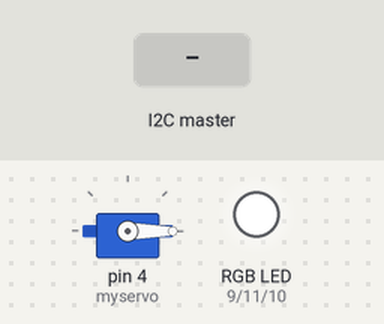
Bench run of a sketch on a simulated Arduino Uno, built with avr-gcc and run on an emulated ATmega328P. Parts: servo, an RGB LED mixed from three pins (HIGH = lit). Inputs (shaded band) come from the test bench.

Above: at 1.2 s.
1.3 s: the I2C master sends the byte 2
At 3.8 s:
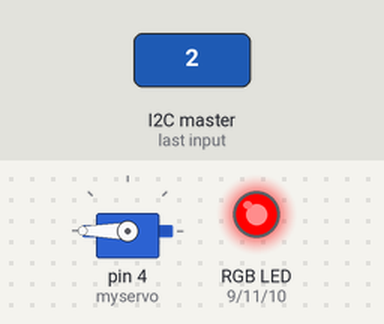
4.3 s: the I2C master sends the byte 1
At 5.2 s:
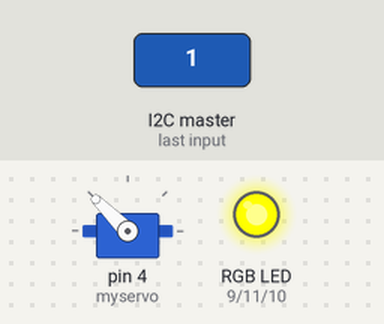
7.3 s: the I2C master sends the byte 90
At 8.2 s:
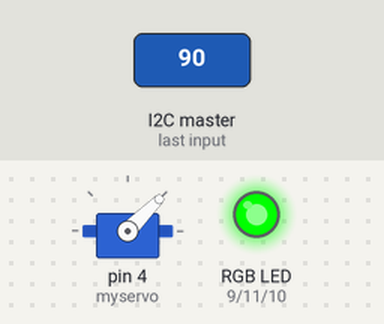
Timing chart, 0 to 10.8 s (numbered marks = the images above; inputs shaded):
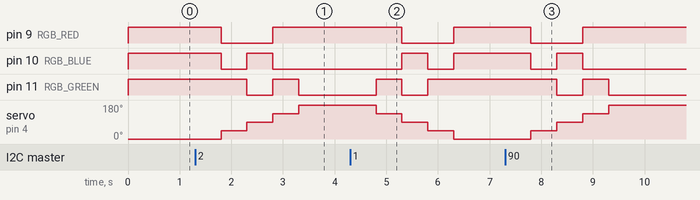

The sketch:

level4-2.ino
```cpp
//   ________________________________________________________________________
//  /  Name: Kyler Visser          Level4-Reciver          Date: 2023-00-00  \
//  |                                                                        |
//  |                                Description                             |
//  |                                                                        |
//  |    This program allows the arduino to recive an integer from another   |
//  |  arduino. This number determines if we move the servo left or right.   |
//  |     The color of the RGB LED is also determined by what number is      |
//  |                               recieved.                                |
//  \________________________________________________________________________/
#include <Servo.h>
#include <Wire.h>

// -----------------------------------------
//               Description
//           Initalize vairables
// -----------------------------------------
#define RGB_RED 9
#define RGB_GREEN 11
#define RGB_BLUE 10

Servo myservo;

const int MAX = 4;
const int MIN = 0;

int currentPos = 1;
int increment = 1;
int position = 0;

int colors[5][3] = {
    {255, 255, 255}, // 0
    {0, 255, 0},     // 25
    {0, 0, 255},   // 50
    {255, 255, 0},   // 75
    {255, 0, 0}      // 100
};

// -----------------------------------------
//               Description
//     Setup pins and wire communication
// -----------------------------------------
void setup()
{
    Wire.begin(8);                // join i2c bus with address #4
    Wire.onReceive(receiveEvent); // register event

    myservo.attach(4);
    myservo.write(0);

    pinMode(RGB_RED, OUTPUT);
    pinMode(RGB_GREEN, OUTPUT);
    pinMode(RGB_BLUE, OUTPUT);
}

// -----------------------------------------
//               Description
//             Main code loop
// -----------------------------------------
void loop()
{
    // If we are one position away from the desired position
    if ((currentPos - position) == 1 || (currentPos - position) == -1) {
        myservo.write(position * (180/4));
        analogWrite(RGB_RED, colors[position][0]);
        analogWrite(RGB_GREEN, colors[position][1]);
        analogWrite(RGB_BLUE, colors[position][2]);

        currentPos = position;

    // If we are more than one position away from the desired position
    } else if ((currentPos - position) > 1 || (currentPos - position) < -1) {
        int change = 0;
        if (currentPos < position) {
            change = 1;
        } else {
            change = -1;
        }

        for (int i = currentPos; i != position; i += change) {
            myservo.write(i * (180/4));
            analogWrite(RGB_RED, colors[i][0]);
            analogWrite(RGB_GREEN, colors[i][1]);
            analogWrite(RGB_BLUE, colors[i][2]);
            delay(500);
            currentPos = i;
        }
    }
}

// -----------------------------------------
//               Description
//           Recieve event handler
// -----------------------------------------
void receiveEvent(int howMany)
{
    while(1 < Wire.available()) {}
    int newPosition = Wire.read();    // receive byte as an integer
    if (newPosition != 0) {
        // Move left
        if (newPosition == 1) {
            if ((currentPos + 1) <= MAX) {
                position = currentPos + 1;
            } else {
                position = MIN;
            }

        // Move right
        } else {
            if ((currentPos - 1) >= MIN) {
                position = currentPos - 1;
            } else {
                position = MAX;
            }
        }
    }
}
```

Measured:
- after the input at 1.3 s, pin 9 (RGB_RED): HIGH → LOW after 0.50 s, → HIGH 1.0 s later; pin 10 (RGB_BLUE): HIGH → LOW after 0.50 s, → HIGH 0.50 s later, → LOW 0.50 s later
- after the input at 4.3 s, pin 9 (RGB_RED): HIGH → LOW after 1.0 s, → HIGH 1.0 s later; pin 10 (RGB_BLUE): LOW → HIGH after 1.0 s, → LOW 0.50 s later, → HIGH 0.50 s later
- after the input at 7.3 s, pin 9 (RGB_RED): HIGH → LOW after 0.50 s, → HIGH 1.0 s later; pin 10 (RGB_BLUE): HIGH → LOW after 0.50 s, → HIGH 0.50 s later, → LOW 0.50 s later
